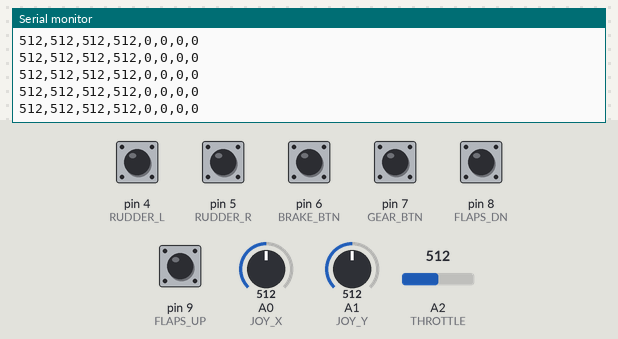
Bench run of a sketch on a simulated Arduino Uno, built with avr-gcc and run on an emulated ATmega328P. On the bench: the last lines printed to the serial monitor. The test bench sets the inputs (shaded band); at power-on: pin 4 (RUDDER_L), pin 5 (RUDDER_R), pin 6 (BRAKE_BTN), pin 7 (GEAR_BTN), pin 8 (FLAPS_DN), pin 9 (FLAPS_UP) HIGH, A0 (JOY_X) = 512, A1 (JOY_Y) = 512, A2 (THROTTLE) = 512.

Above: at 1.2 s.
1.3 s: A0 (JOY_X) set to 716
At 2.2 s:
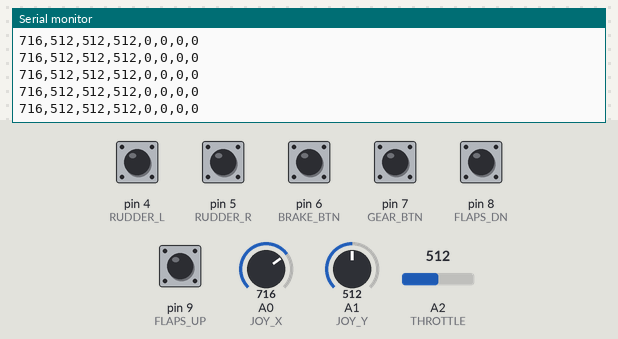
2.8 s: A1 (JOY_Y) set to 716
At 3.8 s:
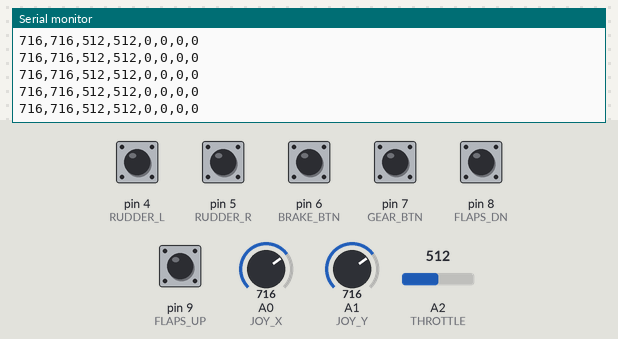
4.3 s: A2 (THROTTLE) set to 716
At 5.2 s:
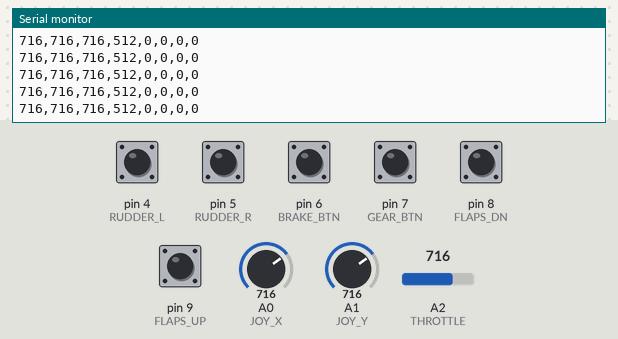
5.8 s: pin 4 (RUDDER_L) pulled LOW for 0.15 s
8.9 s: pin 5 (RUDDER_R) pulled LOW for 0.15 s
10.5 s: pin 6 (BRAKE_BTN) pulled LOW for 0.15 s
Timing chart, 0 to 13.1 s (numbered marks = the images above; inputs shaded):
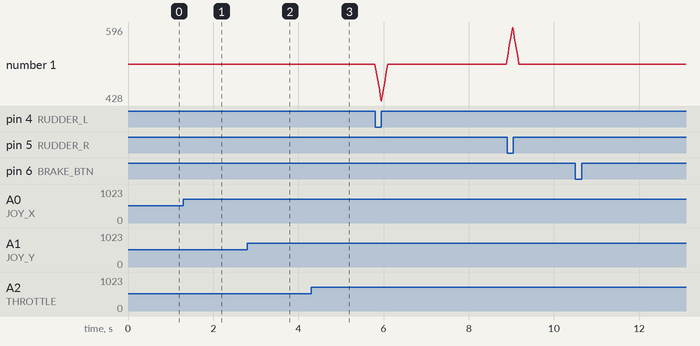

The sketch:

flight_system_sketch.ino
```cpp
#define JOY_X A0
#define JOY_Y A1
#define THROTTLE A2

#define RUDDER_L 4
#define RUDDER_R 5

#define BRAKE_BTN 6
#define GEAR_BTN 7
#define FLAPS_DN 8
#define FLAPS_UP 9

int rudder = 512;
const int step = 12;
const int maxDef = 300;

// last states
bool lastBrake = HIGH;
bool lastGear  = HIGH;
bool lastFlapDn = HIGH;
bool lastFlapUp = HIGH;

void setup() {
  Serial.begin(115200);

  pinMode(RUDDER_L, INPUT_PULLUP);
  pinMode(RUDDER_R, INPUT_PULLUP);
  pinMode(BRAKE_BTN, INPUT_PULLUP);
  pinMode(GEAR_BTN, INPUT_PULLUP);
  pinMode(FLAPS_DN, INPUT_PULLUP);
  pinMode(FLAPS_UP, INPUT_PULLUP);
}

void loop() {
  int roll = analogRead(JOY_X);
  int pitch = analogRead(JOY_Y);
  int throttle = analogRead(THROTTLE);

  // ---------- RUDDER ----------
  bool left  = !digitalRead(RUDDER_L);
  bool right = !digitalRead(RUDDER_R);

  if (left && !right) rudder -= step;
  else if (right && !left) rudder += step;
  else {
    if (rudder > 512) rudder -= step;
    if (rudder < 512) rudder += step;
  }

  rudder = constrain(rudder, 512 - maxDef, 512 + maxDef);

  // ---------- BUTTON EDGE DETECTION ----------
  bool brakeNow  = digitalRead(BRAKE_BTN);
  bool gearNow   = digitalRead(GEAR_BTN);
  bool flapDnNow = digitalRead(FLAPS_DN);
  bool flapUpNow = digitalRead(FLAPS_UP);

  int brakePulse  = (lastBrake  == HIGH && brakeNow  == LOW);
  int gearPulse   = (lastGear   == HIGH && gearNow   == LOW);
  int flapDnPulse = (lastFlapDn == HIGH && flapDnNow == LOW);
  int flapUpPulse = (lastFlapUp == HIGH && flapUpNow == LOW);

  lastBrake  = brakeNow;
  lastGear   = gearNow;
  lastFlapDn = flapDnNow;
  lastFlapUp = flapUpNow;

  // ---------- SEND DATA ----------
  Serial.print(roll);
  Serial.print(",");
  Serial.print(pitch);
  Serial.print(",");
  Serial.print(throttle);
  Serial.print(",");
  Serial.print(rudder);
  Serial.print(",");
  Serial.print(brakePulse);
  Serial.print(",");
  Serial.print(gearPulse);
  Serial.print(",");
  Serial.print(flapDnPulse);
  Serial.print(",");
  Serial.println(flapUpPulse);

  delay(20);
}
```

Measured:
- after the input at 1.3 s, the serial monitor: prints a new line at once (image 1)
- after the input at 2.8 s, the serial monitor: prints a new line at once (image 2)
- after the input at 4.3 s, the serial monitor: prints a new line at once (image 3)
